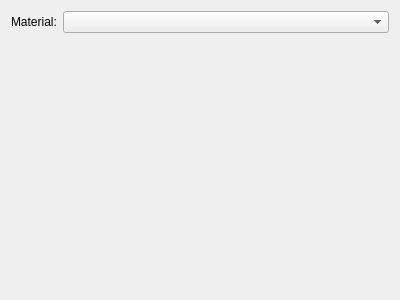
<?xml version="1.0" encoding="UTF-8"?>
<ui version="4.0">
 <class>SurfaceWidget</class>
 <widget class="QWidget" name="SurfaceWidget">
  <property name="geometry">
   <rect>
    <x>0</x>
    <y>0</y>
    <width>400</width>
    <height>300</height>
   </rect>
  </property>
  <property name="windowTitle">
   <string>Form</string>
  </property>
  <layout class="QGridLayout" name="gridLayout">
   <item row="0" column="0">
    <layout class="QHBoxLayout" name="horizontalLayout" stretch="0,1">
     <item>
      <widget class="QLabel" name="label">
       <property name="text">
        <string>Material:</string>
       </property>
      </widget>
     </item>
     <item>
      <widget class="QComboBox" name="materialComboBox"/>
     </item>
    </layout>
   </item>
   <item row="1" column="0">
    <spacer name="verticalSpacer">
     <property name="orientation">
      <enum>Qt::Orientation::Vertical</enum>
     </property>
     <property name="sizeHint" stdset="0">
      <size>
       <width>20</width>
       <height>245</height>
      </size>
     </property>
    </spacer>
   </item>
  </layout>
 </widget>
 <resources/>
 <connections/>
</ui>
